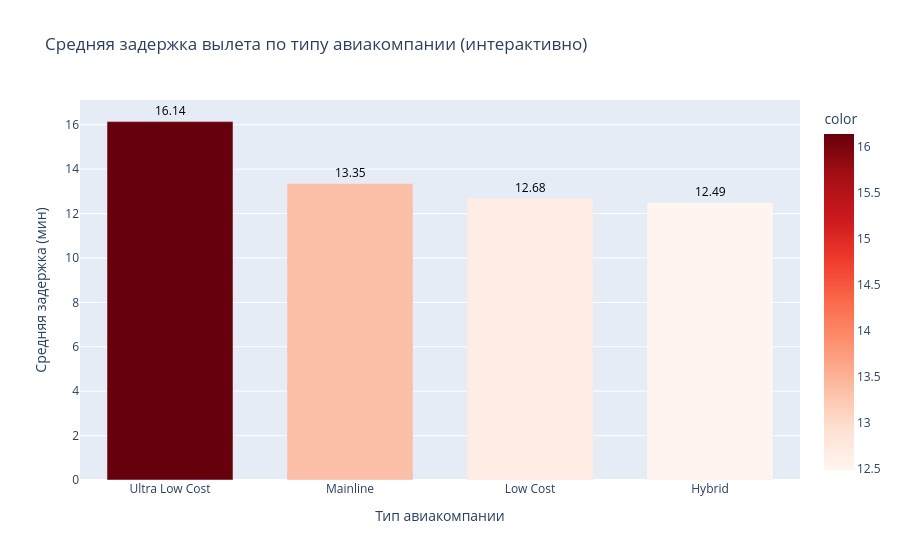

Write notebook code for a chart like this one.
### Code cell
import plotly.express as px

type_delay = flight_data.groupby('AirlineType')['DepDelay'].mean().sort_values(ascending=False).round(2)

fig = px.bar(
    x=type_delay.index,
    y=type_delay.values,
    title='Средняя задержка вылета по типу авиакомпании (интерактивно)',
    labels={'x': 'Тип авиакомпании', 'y': 'Средняя задержка (мин)'},
    color=type_delay.values,
    color_continuous_scale='Reds'
)

fig.update_layout(
    xaxis_title='Тип авиакомпании',
    yaxis_title='Средняя задержка (мин)',
    showlegend=False,
    bargap=0.3
)

# Добавляем значения на столбцах
for i, v in enumerate(type_delay.values):
    fig.add_annotation(
        x=type_delay.index[i],
        y=v + 0.5,
        text=f'{v:.2f}',
        showarrow=False,
        font=dict(size=12, color='black')
    )

fig.show()

### Figure 1 — Plotly figure (JSON) as saved in the notebook; plotly's stock layout.template omitted (floating-point values rounded to 4 significant figures)
{"data": [{"hovertemplate": "Тип авиакомпании=%{x}<br>Средняя задержка (мин)=%{y}<br>color=%{marker.color}<extra></extra>", "legendgroup": "", "marker": {"color": [16.14, 13.35, 12.68, 12.49], "coloraxis": "coloraxis", "pattern": {"shape": ""}}, "name": "", "orientation": "v", "showlegend": false, "textposition": "auto", "type": "bar", "x": ["Ultra Low Cost", "Mainline", "Low Cost", "Hybrid"], "xaxis": "x", "y": [16.14, 13.35, 12.68, 12.49], "yaxis": "y"}], "layout": {"annotations": [{"font": {"color": "black", "size": 12}, "showarrow": false, "text": "16.14", "x": "Ultra Low Cost", "y": 16.64}, {"font": {"color": "black", "size": 12}, "showarrow": false, "text": "13.35", "x": "Mainline", "y": 13.85}, {"font": {"color": "black", "size": 12}, "showarrow": false, "text": "12.68", "x": "Low Cost", "y": 13.18}, {"font": {"color": "black", "size": 12}, "showarrow": false, "text": "12.49", "x": "Hybrid", "y": 12.99}], "bargap": 0.3, "barmode": "relative", "coloraxis": {"colorbar": {"title": {"text": "color"}}, "colorscale": [[0, "rgb(255,245,240)"], [0.125, "rgb(254,224,210)"], [0.25, "rgb(252,187,161)"], [0.375, "rgb(252,146,114)"], [0.5, "rgb(251,106,74)"], [0.625, "rgb(239,59,44)"], [0.75, "rgb(203,24,29)"], [0.875, "rgb(165,15,21)"], [1, "rgb(103,0,13)"]]}, "legend": {"tracegroupgap": 0}, "showlegend": false, "title": {"text": "Средняя задержка вылета по типу авиакомпании (интерактивно)"}, "xaxis": {"anchor": "y", "domain": [0, 1], "title": {"text": "Тип авиакомпании"}}, "yaxis": {"anchor": "x", "domain": [0, 1], "title": {"text": "Средняя задержка (мин)"}}}}
